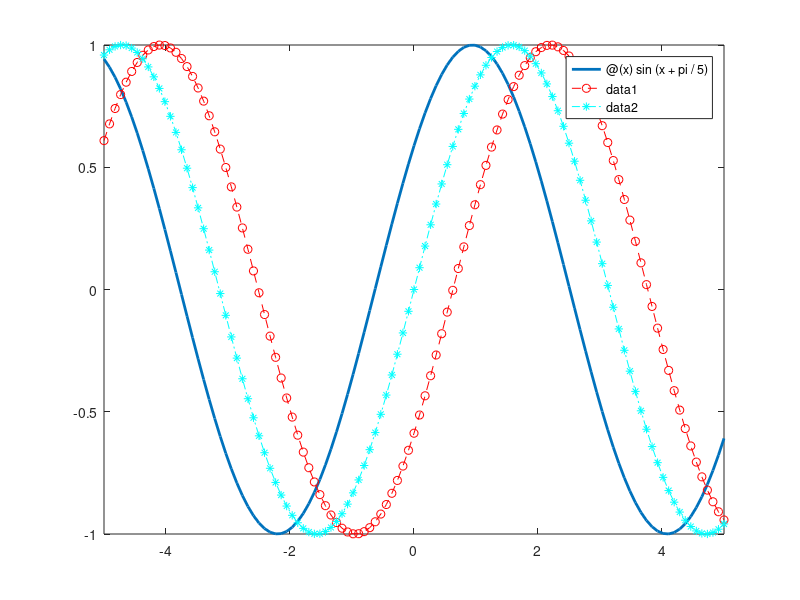

MATLAB code to generate this figure:
%% Specify Line Properties and Display Markers
% Plot three sine waves with different phases. For the
% first, use a line width of 2 points. For the second, specify a
% dashed red line style with circle markers. For the third, specify a cyan,
% dash-dotted line style with asterisk markers.

fplot(@(x) sin(x+pi/5),'Linewidth',2);
hold on
fplot(@(x) sin(x-pi/5),'--or');
fplot(@(x) sin(x),'-.*c')
hold off